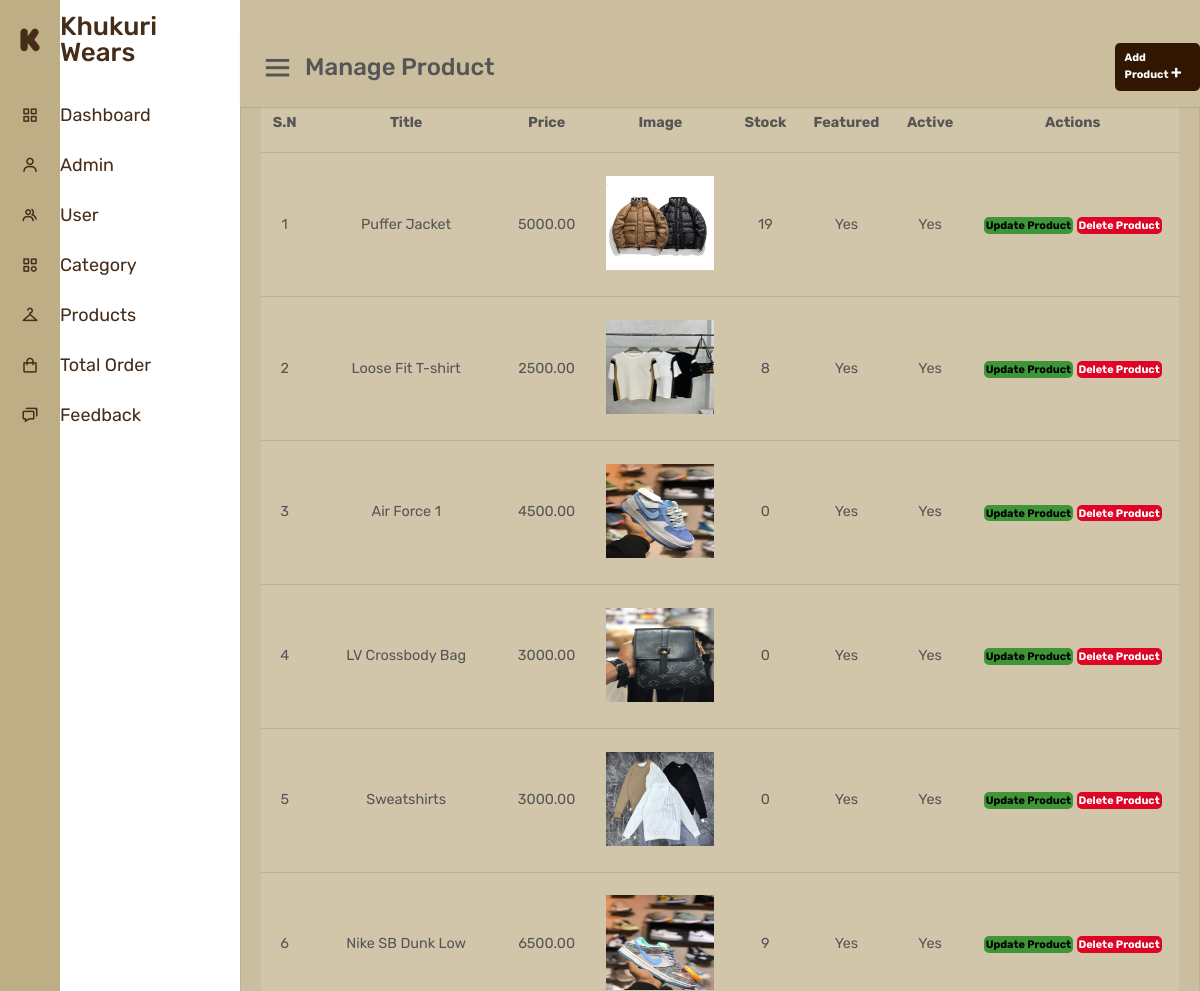
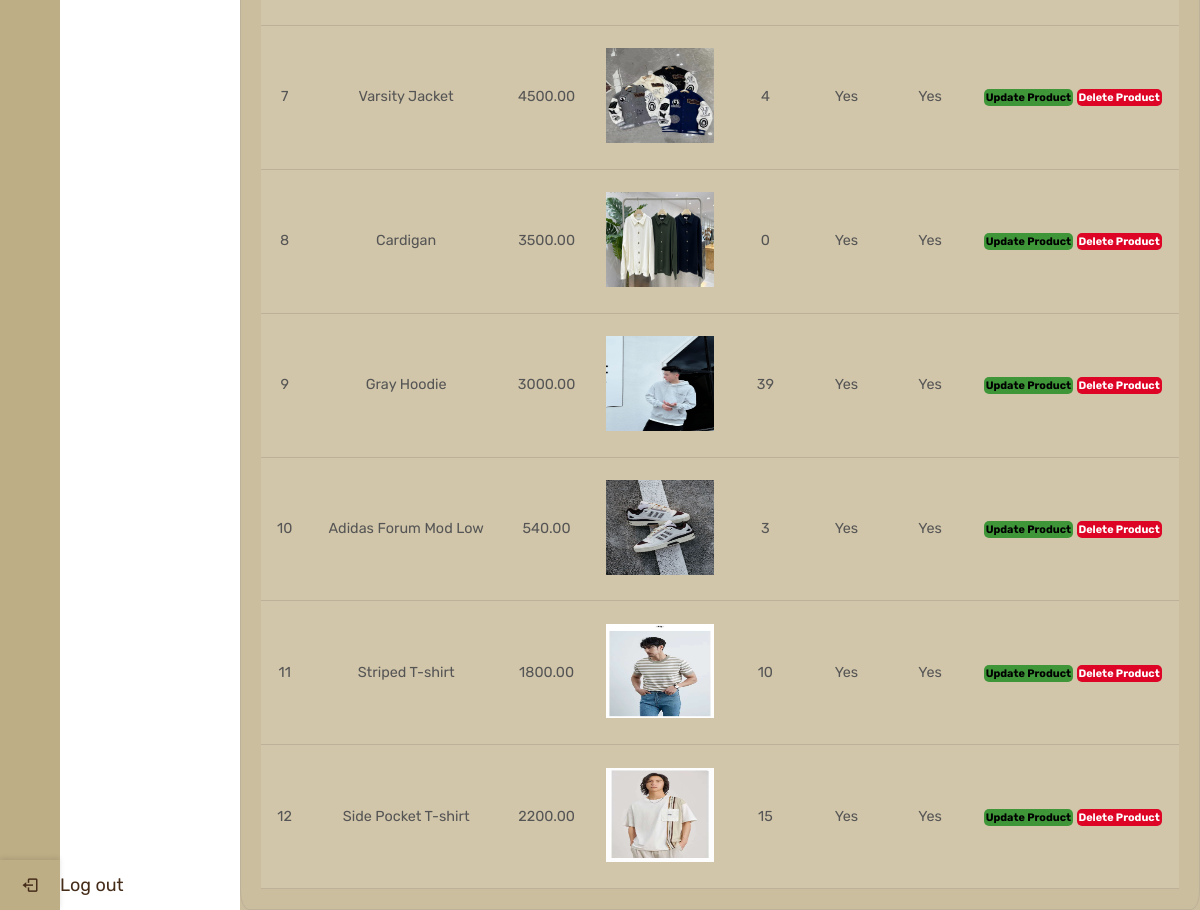
Screenshot of /admin/manage-products.php (signed in) with the database file from the repository (2 pictures, top to bottom).
### tables this page shows
CREATE TABLE `products` (
  `id` int(11) NOT NULL,
  `title` varchar(150) DEFAULT NULL,
  `price` decimal(10,2) DEFAULT NULL,
  `image_name` varchar(255) DEFAULT NULL,
  `stock` int(100) NOT NULL,
  `category_title` varchar(255) NOT NULL,
  `featured` varchar(10) DEFAULT NULL,
  `active` varchar(10) DEFAULT NULL
);

### config/include.php (called while the page is built, shortened)
<?php
  $home="http://localhost/Khukuri-wears/";
?>

### admin/manage-products.php (the view, shortened to what this page needs)
<?php
  include('navbar.php');
?>
<div class="main-content">
  <div class="wrapper">
 <br>
    <br>
    <br>
    <nav>
        <div class="sidebar-button">
          <i class="bx bx-menu sidebarBtn"></i>
          <span class="dashboard">Manage Product</span>
          <a href="add-products.php" class="btn-primary add-button">Add Product </a>
        </div>
      </nav>
    <div>
      <table class='tbl-full'>
        <tr>
          <th>S.N</th>
          <th>Title</th>
          <th>Price</th>
          <th>Image</th>
          <th>Stock</th>
          <th>Featured</th>
          <th>Active</th>
          <th>Actions</th>
        </tr>
        <?php
            $sql="SELECT * FROM products";
            $res=mysqli_query($conn,$sql);
            $count=mysqli_num_rows($res);
            $sn=1;
            if($count>0){
              while($row=mysqli_fetch_assoc($res)){
                $id=$row['id'];
                $title=$row['title'];
                $price=$row['price'];
                $image_name=$row['image_name'];
                $stock=$row['stock'];
                $featured=$row['featured'];
                $active=$row['active'];
                ?>
        <tr class="container hover">
          <td class="text-center"><?php echo $sn++; ?></td>
          <td class="text-center"><?php echo $title; ?></td>
          <td class="text-center"><?php echo $price; ?></td>
          <td class="text-center image"><?php
                          if($image_name==""){
                            echo "<div class='error'>Image Not Added</div>";
                          }
                          else{
                            ?>
            <img src="<?php echo $home;?>img/products/<?php echo $image_name; ?>">
            <?php
                          }
                        ?>
          </td>
          <td class="text-center"><?php echo $stock; ?></td>
          <td class="text-center"><?php echo $featured; ?></td>
          <td class="text-center"><?php echo $active; ?></td>
          <td style="text-align: center;">
            <a href="<?php echo $home; ?>admin/update-products.php?id=<?php echo $id; ?>" class="btn-secondary">Update
              Product</a>
            <a href="<?php echo $home; ?>admin/delete-products.php?id=<?php echo $id; ?>& image_name=<?php echo $image_name; ?>"
              class="btn-danger">Delete Product</a>
          </td>
        </tr>
        <?php
              }
            }else{
              echo"<tr>
                    <td colspan='7' class='error'>Product Not Added Yet</td>
                  </tr>";
            }
          ?>
      </table>
    </div>
  </div>
</div>

### admin/navbar.php (shortened to what this page needs)
<?php
include('../config/include.php');
?>
<!DOCTYPE html>
<html lang="en" dir="ltr">
  <head>
    <link rel="stylesheet" href="navbar-style.css" />
    <link href="https://unpkg.com/boxicons@2.0.7/css/boxicons.min.css" rel="stylesheet" />
    <link rel="stylesheet" href="../css/admin-new.css" />
<link rel="stylesheet" href="../css/general.css" />
<link rel="stylesheet" href="../css/queries.css" />
  <link rel="stylesheet" href="../css/admin-new.css?v=<?php echo time(); ?>" />
  </head>
  <body>
    <div class="sidebar">
      <div class="logo-details">
        <a href="index.php">
        <i class="bx bxl-kickstarter"></i>
        <span class="logo_name">Khukuri Wears</span>
        </a>
      </div>
      <ul class="nav-links">
        <li>
          <a href="index.php">
            <i class="bx bx-grid-alt"></i>
            <span class="links_name">Dashboard</span>
          </a>
        </li>
        <li>
          <a href="manage-admin.php">
            <i class="bx bx-user"></i>
            <span class="links_name">Admin</span>
          </a>
        </li>
        <li>
          <a href="manage-user.php">
            <i class="bx bx-group"></i>
            <span class="links_name">User</span>
          </a>
        </li>
        <li>
          <a href="manage-category.php">
            <i class="bx bx-category"></i>
            <span class="links_name">Category</span>
          </a>
        </li>
        <li>
          <a href="manage-products.php">
            <i class="bx bx-closet"></i>
            <span class="links_name">Products</span>
          </a>
        </li>
        <li>
          <a href="bulk_order.php">
            <i class="bx bx-shopping-bag"></i>
            <span class="links_name">Total Order</span>
          </a>
        </li>
        <li>
          <a href="manage-contact.php">
            <i class="bx bx-chat"></i>
            <span class="links_name">Feedback</span>
          </a>
        </li>
        <li class="log_out">
          <a href="logout-admin.php">
            <i class="bx bx-log-out"></i>
            <span class="links_name">Log out</span>
          </a>
        </li>
      </ul>
</div>

### admin/navbar-style.css (style rules this page uses)
* { margin: 0; padding: 0; box-sizing: border-box; font-family: 'Rubik', sans-serif; }
.sidebar { position: fixed; height: 100%; width: 240px; background: #beae86; transition: all 0.5s ease; }
.sidebar .logo-details { height: 80px; display: flex; align-items: center; cursor: pointer; }
.sidebar .logo-details a { height: 100%; width: 100%; display: flex; align-items: center; text-decoration: none; transition: all 0.4s ease; }
.sidebar .logo-details i { font-size: 30px; font-weight: 500; color: #462d1a; min-width: 60px; text-align: center; }
.sidebar .logo-details .logo_name { color: #462d1a; font-size: 26px; font-weight: 500; }
.sidebar .nav-links { margin-top: 10px; }
.sidebar .nav-links li { position: relative; list-style: none; height: 50px; white-space: nowrap; }
.sidebar .nav-links li a { height: 100%; width: 100%; display: flex; align-items: center; text-decoration: none; transition: all 0.4s ease; }
.sidebar .nav-links li i { min-width: 60px; text-align: center; font-size: 18px; color: #462d1a; }
.sidebar .nav-links li a .links_name { color: #462d1a; font-size: 18px; font-weight: 400; white-space: nowrap; }
.sidebar .nav-links .log_out { position: absolute; bottom: 0; left: 0; width: 100%; text-align: center; z-index: 9999; box-shadow: 0 -2px 5px rgba(0, 0, 0, 0.1); }
nav .sidebar-button i { font-size: 35px; margin-right: 10px; }
@media (max-width: 1240px) { .sidebar { width: 60px; } }

### css/admin-new.css (style rules this page uses)
ul { list-style: none; padding: 0; margin: 0; display: inline-block; }
li { display: inline-block; margin-right: 20px; position: relative; cursor: pointer; }
.main-content { position: relative; background: #cbbe9e; min-height: 100vh; width: calc(100% - 240px); left: 240px; transition: all 0.5s ease; }
.main-content nav { display: flex; justify-content: space-between; height: 80px; background: #cbbe9e; display: flex; align-items: center; position: fixed; width: calc(100% - 240px); left: 240px; z-index: 100; padding: 0 20px; box-shadow: 0 1px 1px rgba(0, 0, 0, 0.1); transition: all 0.5s ease; }
.main-content nav .sidebar-button { display: flex; align-items: center; font-size: 24px; font-weight: 500; }
.main-content nav .sidebar-button i { cursor: pointer; }
.text-center { text-align: center; }
.text-center.image img { width: 12rem; height: 10.5rem; }
table { border: 1px solid #bdb299; padding: 20px; border-radius: 1%; border-spacing: 0; margin: auto; }
.tbl-full { margin-top: 5rem; width: 100%; font-size: 1.6rem; text-align: center; }
table tr th { border-bottom: 1px solid #bdb299; padding: 2.5rem 1rem; text-align: center; background-color: #d2c6aa; }
table tr td { padding: 2.5rem 1rem; text-align: left; border-bottom: 1px solid #bdb299; }
tr { background-color: #d2c6aa; }
.add-button { position: absolute; margin-left: 95rem; }
.add-button::after { content: "+"; font-size: 2rem; }
.btn-primary { background-color: #311601; font-size: 1.2rem; padding: 1%; color: white; text-decoration: none; font-weight: bold; border: none; border-radius: 5px; }
.btn-secondary { background-color: #3e9639; padding: 1%; color: black; text-decoration: none; font-weight: bold; border: none; font-size: 1.2rem; border-radius: 5px; }
.btn-danger { background-color: #dd0426; padding: 1%; color: white; text-decoration: none; font-weight: bold; border: none; font-size: 1.2rem; border-radius: 5px; }

### css/general.css (style rules this page uses)
* { padding: 0; margin: 0; box-sizing: border-box; }
html { font-size: 62.5%; overflow-x: hidden; }
body { font-family: "Rubik", sans-serif; line-height: 1; font-weight: 400; color: #555; overflow-x: hidden; }
.container { max-width: 120rem; margin: 0 auto; padding: 0 3.2rem; }

### css/queries.css (style rules this page uses)
@media (max-width: 75em) { html { font-size: 56.25%; } }

### rows the page displays
products: title "Puffer Jacket", price "5000.00", image_name (picture), stock "19", featured "Yes", active "Yes"
products: title "Loose Fit T-shirt", price "2500.00", image_name (picture), stock "8", featured "Yes", active "Yes"
products: title "Air Force 1", price "4500.00", image_name (picture), stock "0", featured "Yes", active "Yes"
products: title "LV Crossbody Bag", price "3000.00", image_name (picture), stock "0", featured "Yes", active "Yes"
products: title "Sweatshirts", price "3000.00", image_name (picture), stock "0", featured "Yes", active "Yes"
products: title "Nike SB Dunk Low", price "6500.00", image_name (picture), stock "9", featured "Yes", active "Yes"
products: title "Varsity Jacket", price "4500.00", image_name (picture), stock "4", featured "Yes", active "Yes"
products: title "Cardigan", price "3500.00", image_name (picture), stock "0", featured "Yes", active "Yes"
products: title "Gray Hoodie", price "3000.00", image_name (picture), stock "39", featured "Yes", active "Yes"
products: title "Adidas Forum Mod Low", price "540.00", image_name (picture), stock "3", featured "Yes", active "Yes"
products: title "Striped T-shirt", price "1800.00", image_name (picture), stock "10", featured "Yes", active "Yes"
products: title "Side Pocket T-shirt", price "2200.00", image_name (picture), stock "15", featured "Yes", active "Yes"
